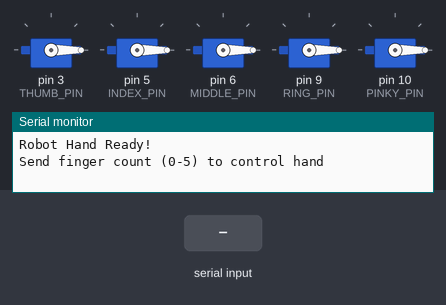
This sketch was run on a simulated Arduino Uno, built with avr-gcc and run on an emulated ATmega328P. Parts: 5 × servo, the last lines printed to the serial monitor. The inputs (shaded band) are chosen by the test bench.

Above: at 1.2 s.
1.3 s: "90,45\n" received over Serial
At 3.1 s:
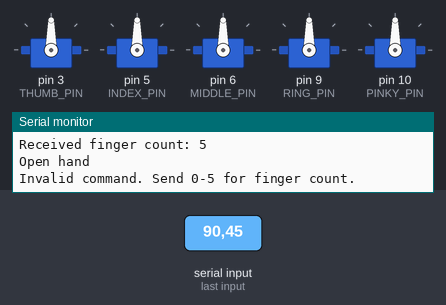
3.4 s: "30,150\n" received over Serial
At 4.7 s:
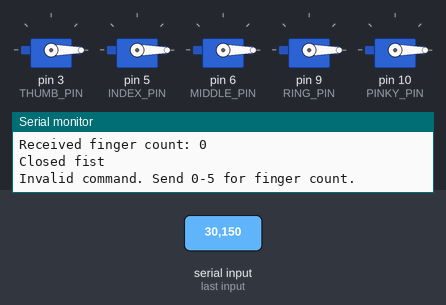
5.5 s: "2\n" received over Serial
At 6.4 s:
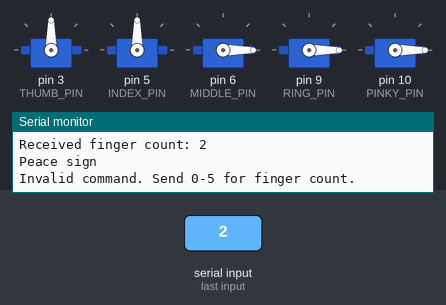
7.2 s: "3\n" received over Serial
At 7.7 s:
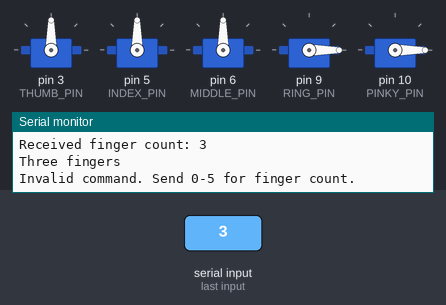
8.9 s: "0\n" received over Serial
At 10.0 s:
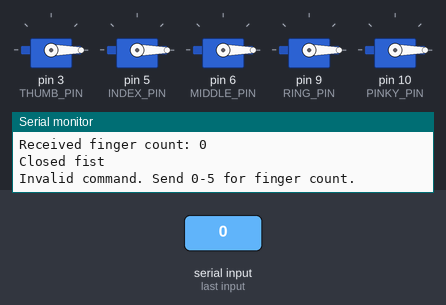
10.4 s: "1\n" received over Serial
At 11.3 s:
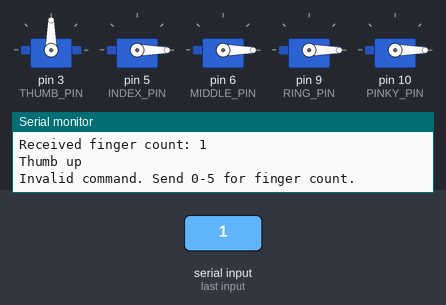
Timing chart, 0 to 13.1 s (numbered marks = the images above; inputs shaded):
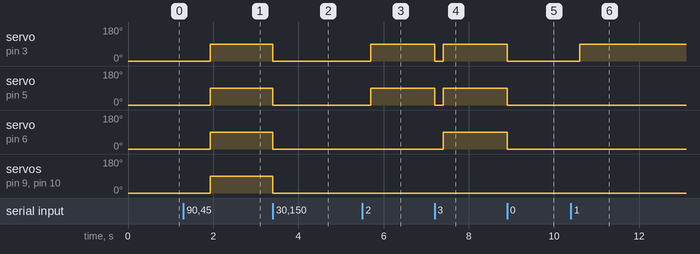

The sketch:

arduino_finger_control.ino
```cpp
#include <Servo.h>

Servo thumbServo;
Servo indexServo;
Servo middleServo;
Servo ringServo;
Servo pinkyServo;


const int THUMB_PIN = 3;
const int INDEX_PIN = 5;
const int MIDDLE_PIN = 6;
const int RING_PIN = 9;
const int PINKY_PIN = 10;


const int FINGER_CLOSED = 0;
const int FINGER_OPEN = 90;

void setup() {
  Serial.begin(9600);


  thumbServo.attach(THUMB_PIN);
  indexServo.attach(INDEX_PIN);
  middleServo.attach(MIDDLE_PIN);
  ringServo.attach(RING_PIN);
  pinkyServo.attach(PINKY_PIN);


  closeAllFingers();

  Serial.println("Robot Hand Ready!");
  Serial.println("Send finger count (0-5) to control hand");
}

void loop() {
  if (Serial.available() > 0) {
    char command = Serial.read();


    int fingerCount = command - '0';


    if (fingerCount >= 0 && fingerCount <= 5) {
      Serial.print("Received finger count: ");
      Serial.println(fingerCount);


      controlFingers(fingerCount);
    } else {
      Serial.println("Invalid command. Send 0-5 for finger count.");
    }
  }
}

void controlFingers(int count) {

  closeAllFingers();
  delay(200);


  switch(count) {
    case 0:

      Serial.println("Closed fist");
      break;

    case 1:

      thumbServo.write(FINGER_OPEN);
      Serial.println("Thumb up");
      break;

    case 2:

      thumbServo.write(FINGER_OPEN);
      indexServo.write(FINGER_OPEN);
      Serial.println("Peace sign");
      break;

    case 3:

      thumbServo.write(FINGER_OPEN);
      indexServo.write(FINGER_OPEN);
      middleServo.write(FINGER_OPEN);
      Serial.println("Three fingers");
      break;

    case 4:

      thumbServo.write(FINGER_OPEN);
      indexServo.write(FINGER_OPEN);
      middleServo.write(FINGER_OPEN);
      ringServo.write(FINGER_OPEN);
      Serial.println("Four fingers");
      break;

    case 5:

      openAllFingers();
      Serial.println("Open hand");
      break;
  }
}

void closeAllFingers() {
  thumbServo.write(FINGER_CLOSED);
  indexServo.write(FINGER_CLOSED);
  middleServo.write(FINGER_CLOSED);
  ringServo.write(FINGER_CLOSED);
  pinkyServo.write(FINGER_CLOSED);
}

void openAllFingers() {
  thumbServo.write(FINGER_OPEN);
  indexServo.write(FINGER_OPEN);
  middleServo.write(FINGER_OPEN);
  ringServo.write(FINGER_OPEN);
  pinkyServo.write(FINGER_OPEN);
} 
```

Measured:
- after the input at 1.3 s, servo on pin 3 (THUMB_PIN), servo on pin 5 (INDEX_PIN), servo on pin 6 (MIDDLE_PIN), servo on pin 9 (RING_PIN), servo on pin 10 (PINKY_PIN): 0° → 90° after 0.63 s
- after the input at 3.4 s, servo on pin 3 (THUMB_PIN), servo on pin 5 (INDEX_PIN), servo on pin 6 (MIDDLE_PIN), servo on pin 9 (RING_PIN), servo on pin 10 (PINKY_PIN): 90° → 0° at once
- after the input at 5.5 s, servo on pin 3 (THUMB_PIN), servo on pin 5 (INDEX_PIN): 0° → 90° after 0.20 s
- after the input at 7.2 s, servo on pin 3 (THUMB_PIN), servo on pin 5 (INDEX_PIN): 90° → 0° at once, → 90° 0.20 s later; servo on pin 6 (MIDDLE_PIN): 0° → 90° after 0.20 s
- after the input at 8.9 s, servo on pin 3 (THUMB_PIN), servo on pin 5 (INDEX_PIN), servo on pin 6 (MIDDLE_PIN): 90° → 0° at once
- after the input at 10.4 s, servo on pin 3 (THUMB_PIN): 0° → 90° after 0.20 s
